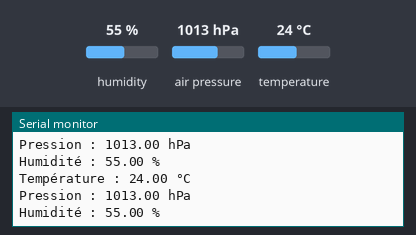
Simulated run of this sketch. Board: ESP32. Shown: the last lines printed to the serial monitor. Inputs (shaded band) come from the test bench; at power-on: humidity 55 %, air pressure 1013 hPa, temperature 24 °C.

Above: at 5.8 s.
5.9 s: humidity set to 22 %
At 11.0 s:
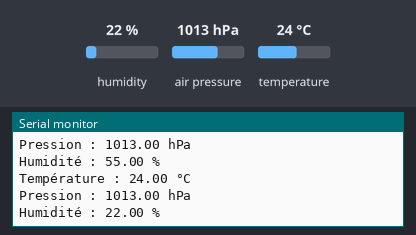
11.9 s: air pressure set to 952 hPa
At 16.1 s:
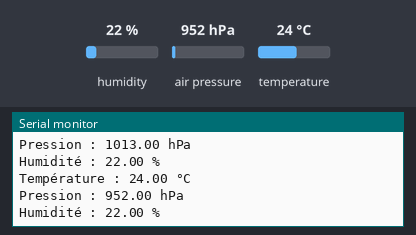
17.9 s: temperature set to 12 °C
At 21.3 s:
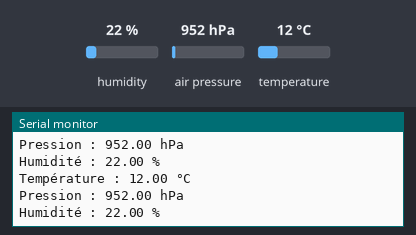

The sketch:

Redemarage_auto.ino
```cpp
#include <Adafruit_Sensor.h>
#include <Adafruit_BME280.h>

Adafruit_BME280 bme;

void setup() {
  Serial.begin(115200);

  if (!bme.begin(0x76)) {
    Serial.println("Erreur : BME280 non détecté !");
    delay(1000);
    ESP.restart(); // Redémarrage de l'ESP32
  }
}

void loop() {
  if (!bme.begin(0x76)) {
    Serial.println("Erreur : Tentative de recalibrage...");
    delay(1000);
    ESP.restart(); // Redémarrage en cas d'échec
  }

  // Lecture des mesures
  float temperature = bme.readTemperature();
  float pression = bme.readPressure() / 100.0F;
  float humidite = bme.readHumidity();

  // Afficher les données
  Serial.print("Température : ");
  Serial.print(temperature);
  Serial.println(" °C");

  Serial.print("Pression : ");
  Serial.print(pression);
  Serial.println(" hPa");

  Serial.print("Humidité : ");
  Serial.print(humidite);
  Serial.println(" %");

  delay(5000);
}
```

Measured:
- after the input at 5.9 s, the serial monitor: prints a new line after 4.1 s (image 1)
- after the input at 11.9 s, the serial monitor: prints a new line after 3.1 s (image 2)
- after the input at 17.9 s, the serial monitor: prints a new line after 2.1 s (image 3)
